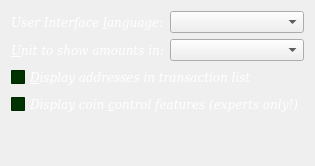
     <widget class="QWidget" name="tabDisplay">
      <attribute name="title">
       <string>&amp;Display</string>
      </attribute>
      <layout class="QVBoxLayout" name="verticalLayout_Display">
       <item>
        <layout class="QHBoxLayout" name="horizontalLayout_1_Display">
         <item>
          <widget class="QLabel" name="langLabel">
           <property name="palette">
            <palette>
             <active>
              <colorrole role="WindowText">
               <brush brushstyle="SolidPattern">
                <color alpha="255">
                 <red>255</red>
                 <green>255</green>
                 <blue>255</blue>
                </color>
               </brush>
              </colorrole>
              <colorrole role="Button">
               <brush brushstyle="SolidPattern">
                <color alpha="255">
                 <red>0</red>
                 <green>51</green>
                 <blue>0</blue>
                </color>
               </brush>
              </colorrole>
              <colorrole role="Base">
               <brush brushstyle="SolidPattern">
                <color alpha="255">
                 <red>0</red>
                 <green>51</green>
                 <blue>0</blue>
                </color>
               </brush>
              </colorrole>
              <colorrole role="Window">
               <brush brushstyle="SolidPattern">
                <color alpha="255">
                 <red>0</red>
                 <green>51</green>
                 <blue>0</blue>
                </color>
               </brush>
              </colorrole>
             </active>
             <inactive>
              <colorrole role="WindowText">
               <brush brushstyle="SolidPattern">
                <color alpha="255">
                 <red>255</red>
                 <green>255</green>
                 <blue>255</blue>
                </color>
               </brush>
              </colorrole>
              <colorrole role="Button">
               <brush brushstyle="SolidPattern">
                <color alpha="255">
                 <red>0</red>
                 <green>51</green>
                 <blue>0</blue>
                </color>
               </brush>
              </colorrole>
              <colorrole role="Base">
               <brush brushstyle="SolidPattern">
                <color alpha="255">
                 <red>0</red>
                 <green>51</green>
                 <blue>0</blue>
                </color>
               </brush>
              </colorrole>
              <colorrole role="Window">
               <brush brushstyle="SolidPattern">
                <color alpha="255">
                 <red>0</red>
                 <green>51</green>
                 <blue>0</blue>
                </color>
               </brush>
              </colorrole>
             </inactive>
             <disabled>
              <colorrole role="WindowText">
               <brush brushstyle="SolidPattern">
                <color alpha="255">
                 <red>133</red>
                 <green>133</green>
                 <blue>133</blue>
                </color>
               </brush>
              </colorrole>
              <colorrole role="Button">
               <brush brushstyle="SolidPattern">
                <color alpha="255">
                 <red>0</red>
                 <green>51</green>
                 <blue>0</blue>
                </color>
               </brush>
              </colorrole>
              <colorrole role="Base">
               <brush brushstyle="SolidPattern">
                <color alpha="255">
                 <red>0</red>
                 <green>51</green>
                 <blue>0</blue>
                </color>
               </brush>
              </colorrole>
              <colorrole role="Window">
               <brush brushstyle="SolidPattern">
                <color alpha="255">
                 <red>0</red>
                 <green>51</green>
                 <blue>0</blue>
                </color>
               </brush>
              </colorrole>
             </disabled>
            </palette>
           </property>
           <property name="font">
            <font>
             <family>DejaVu Serif</family>
             <pointsize>9</pointsize>
             <italic>true</italic>
            </font>
           </property>
           <property name="text">
            <string>User Interface &amp;language:</string>
           </property>
           <property name="textFormat">
            <enum>Qt::PlainText</enum>
           </property>
           <property name="buddy">
            <cstring>lang</cstring>
           </property>
          </widget>
         </item>
         <item>
          <widget class="QValueComboBox" name="lang">
           <property name="toolTip">
            <string>The user interface language can be set here. This setting will take effect after restarting MasterMold.</string>
           </property>
           <property name="styleSheet">
            <string notr="true">QValueComboBox::tab {
color: #FFFFFF;
    background: qlineargradient(x1: 0, y1: 0, x2: 0, y2: 1,
                                stop: 0 #E1E1E1, stop: 0.4 #003300,
                                stop: 0.5 #003300, stop: 1.0 #D3D3D3);
    border: 2px solid #006600;
    border-bottom-color: #C2C7CB; /* same as the pane color */
    border-top-left-radius: 4px;
    border-top-right-radius: 4px;
    min-width: 8ex;
    padding: 2px;

 selection-background-color: 006633;

}</string>
           </property>
          </widget>
         </item>
        </layout>
       </item>
       <item>
        <layout class="QHBoxLayout" name="horizontalLayout_2_Display">
         <item>
          <widget class="QLabel" name="unitLabel">
           <property name="palette">
            <palette>
             <active>
              <colorrole role="WindowText">
               <brush brushstyle="SolidPattern">
                <color alpha="255">
                 <red>255</red>
                 <green>255</green>
                 <blue>255</blue>
                </color>
               </brush>
              </colorrole>
              <colorrole role="Button">
               <brush brushstyle="SolidPattern">
                <color alpha="255">
                 <red>0</red>
                 <green>51</green>
                 <blue>0</blue>
                </color>
               </brush>
              </colorrole>
              <colorrole role="Base">
               <brush brushstyle="SolidPattern">
                <color alpha="255">
                 <red>0</red>
                 <green>51</green>
                 <blue>0</blue>
                </color>
               </brush>
              </colorrole>
              <colorrole role="Window">
               <brush brushstyle="SolidPattern">
                <color alpha="255">
                 <red>0</red>
                 <green>51</green>
                 <blue>0</blue>
                </color>
               </brush>
              </colorrole>
             </active>
             <inactive>
              <colorrole role="WindowText">
               <brush brushstyle="SolidPattern">
                <color alpha="255">
                 <red>255</red>
                 <green>255</green>
                 <blue>255</blue>
                </color>
               </brush>
              </colorrole>
              <colorrole role="Button">
               <brush brushstyle="SolidPattern">
                <color alpha="255">
                 <red>0</red>
                 <green>51</green>
                 <blue>0</blue>
                </color>
               </brush>
              </colorrole>
              <colorrole role="Base">
               <brush brushstyle="SolidPattern">
                <color alpha="255">
                 <red>0</red>
                 <green>51</green>
                 <blue>0</blue>
                </color>
               </brush>
              </colorrole>
              <colorrole role="Window">
               <brush brushstyle="SolidPattern">
                <color alpha="255">
                 <red>0</red>
                 <green>51</green>
                 <blue>0</blue>
                </color>
               </brush>
              </colorrole>
             </inactive>
             <disabled>
              <colorrole role="WindowText">
               <brush brushstyle="SolidPattern">
                <color alpha="255">
                 <red>133</red>
                 <green>133</green>
                 <blue>133</blue>
                </color>
               </brush>
              </colorrole>
              <colorrole role="Button">
               <brush brushstyle="SolidPattern">
                <color alpha="255">
                 <red>0</red>
                 <green>51</green>
                 <blue>0</blue>
                </color>
               </brush>
              </colorrole>
              <colorrole role="Base">
               <brush brushstyle="SolidPattern">
                <color alpha="255">
                 <red>0</red>
                 <green>51</green>
                 <blue>0</blue>
                </color>
               </brush>
              </colorrole>
              <colorrole role="Window">
               <brush brushstyle="SolidPattern">
                <color alpha="255">
                 <red>0</red>
                 <green>51</green>
                 <blue>0</blue>
                </color>
               </brush>
              </colorrole>
             </disabled>
            </palette>
           </property>
           <property name="font">
            <font>
             <family>DejaVu Serif</family>
             <pointsize>9</pointsize>
             <italic>true</italic>
            </font>
           </property>
           <property name="text">
            <string>&amp;Unit to show amounts in:</string>
           </property>
           <property name="textFormat">
            <enum>Qt::PlainText</enum>
           </property>
           <property name="buddy">
            <cstring>unit</cstring>
           </property>
          </widget>
         </item>
         <item>
          <widget class="QValueComboBox" name="unit">
           <property name="toolTip">
            <string>Choose the default subdivision unit to show in the interface and when sending coins.</string>
           </property>
           <property name="styleSheet">
            <string notr="true"> QValueComboBox{     
 background: yellow;     
  }</string>
           </property>
          </widget>
         </item>
        </layout>
       </item>
       <item>
        <widget class="QCheckBox" name="displayAddresses">
         <property name="palette">
          <palette>
           <active>
            <colorrole role="WindowText">
             <brush brushstyle="SolidPattern">
              <color alpha="255">
               <red>255</red>
               <green>255</green>
               <blue>255</blue>
              </color>
             </brush>
            </colorrole>
            <colorrole role="Button">
             <brush brushstyle="SolidPattern">
              <color alpha="255">
               <red>0</red>
               <green>51</green>
               <blue>0</blue>
              </color>
             </brush>
            </colorrole>
            <colorrole role="Base">
             <brush brushstyle="SolidPattern">
              <color alpha="255">
               <red>0</red>
               <green>51</green>
               <blue>0</blue>
              </color>
             </brush>
            </colorrole>
            <colorrole role="Window">
             <brush brushstyle="SolidPattern">
              <color alpha="255">
               <red>0</red>
               <green>51</green>
               <blue>0</blue>
              </color>
             </brush>
            </colorrole>
           </active>
           <inactive>
            <colorrole role="WindowText">
             <brush brushstyle="SolidPattern">
              <color alpha="255">
               <red>255</red>
               <green>255</green>
               <blue>255</blue>
              </color>
             </brush>
            </colorrole>
            <colorrole role="Button">
             <brush brushstyle="SolidPattern">
              <color alpha="255">
               <red>0</red>
               <green>51</green>
               <blue>0</blue>
              </color>
             </brush>
            </colorrole>
            <colorrole role="Base">
             <brush brushstyle="SolidPattern">
              <color alpha="255">
               <red>0</red>
               <green>51</green>
               <blue>0</blue>
              </color>
             </brush>
            </colorrole>
            <colorrole role="Window">
             <brush brushstyle="SolidPattern">
              <color alpha="255">
               <red>0</red>
               <green>51</green>
               <blue>0</blue>
              </color>
             </brush>
            </colorrole>
           </inactive>
           <disabled>
            <colorrole role="WindowText">
             <brush brushstyle="SolidPattern">
              <color alpha="255">
               <red>133</red>
               <green>133</green>
               <blue>133</blue>
              </color>
             </brush>
            </colorrole>
            <colorrole role="Button">
             <brush brushstyle="SolidPattern">
              <color alpha="255">
               <red>0</red>
               <green>51</green>
               <blue>0</blue>
              </color>
             </brush>
            </colorrole>
            <colorrole role="Base">
             <brush brushstyle="SolidPattern">
              <color alpha="255">
               <red>0</red>
               <green>51</green>
               <blue>0</blue>
              </color>
             </brush>
            </colorrole>
            <colorrole role="Window">
             <brush brushstyle="SolidPattern">
              <color alpha="255">
               <red>0</red>
               <green>51</green>
               <blue>0</blue>
              </color>
             </brush>
            </colorrole>
           </disabled>
          </palette>
         </property>
         <property name="font">
          <font>
           <family>DejaVu Serif</family>
           <pointsize>9</pointsize>
           <italic>true</italic>
          </font>
         </property>
         <property name="toolTip">
          <string>Whether to show MasterMold addresses in the transaction list or not.</string>
         </property>
         <property name="text">
          <string>&amp;Display addresses in transaction list</string>
         </property>
        </widget>
       </item>
       <item>
        <widget class="QCheckBox" name="coinControlFeatures">
         <property name="palette">
          <palette>
           <active>
            <colorrole role="WindowText">
             <brush brushstyle="SolidPattern">
              <color alpha="255">
               <red>255</red>
               <green>255</green>
               <blue>255</blue>
              </color>
             </brush>
            </colorrole>
            <colorrole role="Button">
             <brush brushstyle="SolidPattern">
              <color alpha="255">
               <red>0</red>
               <green>51</green>
               <blue>0</blue>
              </color>
             </brush>
            </colorrole>
            <colorrole role="Base">
             <brush brushstyle="SolidPattern">
              <color alpha="255">
               <red>0</red>
               <green>51</green>
               <blue>0</blue>
              </color>
             </brush>
            </colorrole>
            <colorrole role="Window">
             <brush brushstyle="SolidPattern">
              <color alpha="255">
               <red>0</red>
               <green>51</green>
               <blue>0</blue>
              </color>
             </brush>
            </colorrole>
           </active>
           <inactive>
            <colorrole role="WindowText">
             <brush brushstyle="SolidPattern">
              <color alpha="255">
               <red>255</red>
               <green>255</green>
               <blue>255</blue>
              </color>
             </brush>
            </colorrole>
            <colorrole role="Button">
             <brush brushstyle="SolidPattern">
              <color alpha="255">
               <red>0</red>
               <green>51</green>
               <blue>0</blue>
              </color>
             </brush>
            </colorrole>
            <colorrole role="Base">
             <brush brushstyle="SolidPattern">
              <color alpha="255">
               <red>0</red>
               <green>51</green>
               <blue>0</blue>
              </color>
             </brush>
            </colorrole>
            <colorrole role="Window">
             <brush brushstyle="SolidPattern">
              <color alpha="255">
               <red>0</red>
               <green>51</green>
               <blue>0</blue>
              </color>
             </brush>
            </colorrole>
           </inactive>
           <disabled>
            <colorrole role="WindowText">
             <brush brushstyle="SolidPattern">
              <color alpha="255">
               <red>133</red>
               <green>133</green>
               <blue>133</blue>
              </color>
             </brush>
            </colorrole>
            <colorrole role="Button">
             <brush brushstyle="SolidPattern">
              <color alpha="255">
               <red>0</red>
               <green>51</green>
               <blue>0</blue>
              </color>
             </brush>
            </colorrole>
            <colorrole role="Base">
             <brush brushstyle="SolidPattern">
              <color alpha="255">
               <red>0</red>
               <green>51</green>
               <blue>0</blue>
              </color>
             </brush>
            </colorrole>
            <colorrole role="Window">
             <brush brushstyle="SolidPattern">
              <color alpha="255">
               <red>0</red>
               <green>51</green>
               <blue>0</blue>
              </color>
             </brush>
            </colorrole>
           </disabled>
          </palette>
         </property>
         <property name="font">
          <font>
           <family>DejaVu Serif</family>
           <pointsize>9</pointsize>
           <italic>true</italic>
          </font>
         </property>
         <property name="toolTip">
          <string>Whether to show coin control features or not.</string>
         </property>
         <property name="text">
          <string>Display coin &amp;control features (experts only!)</string>
         </property>
        </widget>
       </item>
       <item>
        <spacer name="verticalSpacer_Display">
         <property name="orientation">
          <enum>Qt::Vertical</enum>
         </property>
         <property name="sizeHint" stdset="0">
          <size>
           <width>20</width>
           <height>40</height>
          </size>
         </property>
        </spacer>
       </item>
      </layout>
     </widget>
